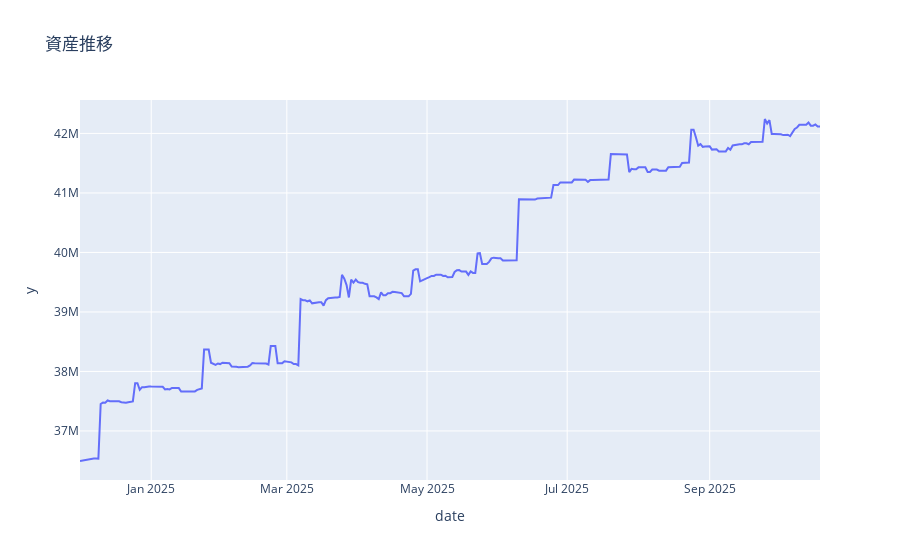

Notebook code cell kept with this figure:
### Code cell
# CSV読み込み → DB保存

# 総資産推移を取得
pivot = get_total_assets()
df = pivot.sum(axis=1)
df

# グラフ表示
fig = px.line(df, x=df.index, y=df.values, title="資産推移")
fig.show()

### Figure 1 — Plotly figure (JSON) as saved in the notebook; plotly's stock layout.template omitted (floating-point values rounded to 4 significant figures; data arrays with more than 128 entries replaced by an {"elided": "..."} marker saying what was removed)
{"data": [{"hovertemplate": "date=%{x}<br>y=%{y}<extra></extra>", "legendgroup": "", "line": {"color": "#636efa", "dash": "solid"}, "marker": {"symbol": "circle"}, "mode": "lines", "name": "", "orientation": "v", "showlegend": false, "type": "scatter", "x": {"elided": "323 str values"}, "xaxis": "x", "y": {"elided": "323 float values"}, "yaxis": "y"}], "layout": {"legend": {"tracegroupgap": 0}, "title": {"text": "資産推移"}, "xaxis": {"anchor": "y", "domain": [0, 1], "title": {"text": "date"}}, "yaxis": {"anchor": "x", "domain": [0, 1], "title": {"text": "y"}}}}
